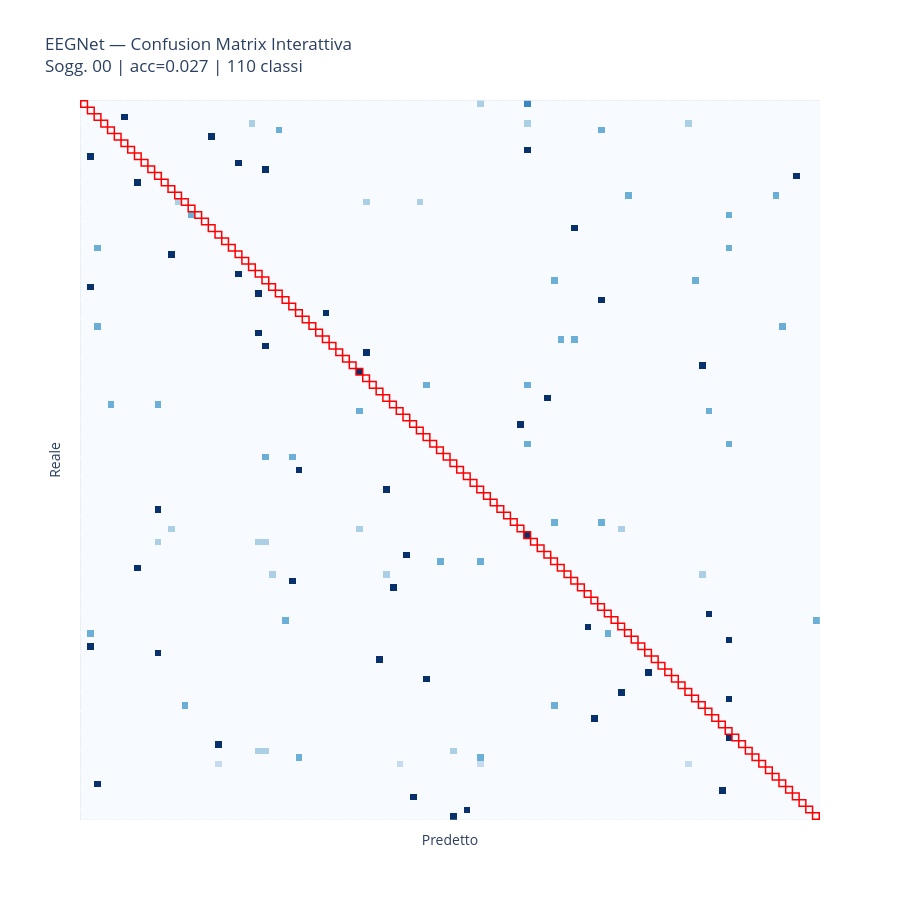

Notebook code cell kept with this figure:
### Code cell
# Confusion matrix del modello migliore
best_name = summary_ss.iloc[0]["model"]
best_subj = TEST_SUBJECTS[0]
ds_tr, ds_va, ds_te = make_subject_splits(meta, best_subj, labelid2cluster)
m_best = build_model(best_name, N_CLASSES)

m_best.load_state_dict(torch.load(trained_models[(best_subj, best_name)]))

res = evaluate(m_best, ds_te)

# Caricamento dizionario parole per mapping inverso
cnames = []
if _scheme == "raw110":
    # Su raw110, carichiamo le etichette dal file idx2label.json
    with open(project_root / "data" / "interim" / "idx2label.json", "r") as f:
         idx2label = json.load(f)
    cnames = [idx2label.get(str(i), str(i)) for i in range(N_CLASSES)]
else:
    cnames = [cluster_names[i] for i in range(N_CLASSES)]

# Forniamo esplicitamente le label possibili (0...N_CLASSES-1) a confusion_matrix
cm = confusion_matrix(res["y_true"], res["y_pred"], labels=list(range(N_CLASSES)))
cm_n = np.zeros_like(cm, dtype=float)
# Evitiamo divisioni per zero
row_sums = cm.sum(axis=1, keepdims=True)
mask = row_sums.squeeze() > 0
cm_n[mask] = cm[mask] / row_sums[mask]

if N_CLASSES > 20:
    import plotly.graph_objects as go
    
    # Crea una custom text matrix per l'hover testuale
    hover_text = []
    for i in range(N_CLASSES):
        hover_text.append([f"Reale: {cnames[i]}<br>Predetto: {cnames[j]}<br>Valore: {cm_n[i][j]:.3f} ({cm[i][j]} campioni)" for j in range(N_CLASSES)])

    fig = go.Figure(data=go.Heatmap(
        z=cm_n,
        x=cnames,
        y=cnames,
        hoverinfo="text",
        text=hover_text,
        colorscale='Blues',
        showscale=False
    ))

    # Aggiungi quadratini rossi sulla diagonale
    for i in range(N_CLASSES):
        fig.add_shape(
            type="rect",
            x0=i - 0.5, y0=i - 0.5,
            x1=i + 0.5, y1=i + 0.5,
            line=dict(color="red", width=1.5),
            fillcolor="rgba(0,0,0,0)"
        )

    fig.update_layout(
        title=f"{best_name} — Confusion Matrix Interattiva<br>Sogg. {best_subj:02d} | acc={res['acc']:.3f} | {N_CLASSES} classi",
        xaxis_title="Predetto",
        yaxis_title="Reale",
        width=900, height=900,
        xaxis=dict(showticklabels=False), # Nascondi label testuali assi per pulizia
        yaxis=dict(showticklabels=False, autorange="reversed") # Inverti Y per farla matchare plt
    )
    fig.show()
    
    # Salva comunque una versione statica ad alta risoluzione
    fig_static, ax = plt.subplots(figsize=(16, 14))
    sns.heatmap(cm_n, annot=False, cmap="Blues", xticklabels=False, yticklabels=False, ax=ax, cbar=False)
    import matplotlib.patches as patches
    for i in range(N_CLASSES):
        rect = patches.Rectangle((i, i), 1, 1, fill=False, edgecolor='red', lw=1.5, alpha=0.5)
        ax.add_patch(rect)
    ax.set_title(f"{best_name} — Confusion Matrix (Statica)\nSogg. {best_subj:02d} | acc={res['acc']:.3f} | {N_CLASSES} classi")
    plt.tight_layout()
    plt.savefig(project_root / "figures" / f"braindecode_{best_name}_cm.png", dpi=150)
    plt.close()
    print(f"Salvato frame statico in figures/braindecode_{best_name}_cm.png")

else:
    fig, ax = plt.subplots(figsize=(5, 4))
    sns.heatmap(cm_n, annot=True, fmt=".2f", cmap="Blues",
                xticklabels=cnames, yticklabels=cnames, ax=ax)
    ax.set_title(f"{best_name} — Confusion Matrix\nSogg. {best_subj:02d} | acc={res['acc']:.3f}")
    ax.set_xlabel("Predetto"); ax.set_ylabel("Reale")
    plt.tight_layout()
    plt.savefig(project_root / "figures" / f"braindecode_{best_name}_cm.png", dpi=150)
    plt.show()

### Figure 1 — Plotly figure (JSON) as saved in the notebook; plotly's stock layout.template omitted (floating-point values rounded to 4 significant figures; data arrays with more than 128 entries replaced by an {"elided": "..."} marker saying what was removed)
{"data": [{"colorscale": [[0, "rgb(247,251,255)"], [0.125, "rgb(222,235,247)"], [0.25, "rgb(198,219,239)"], [0.375, "rgb(158,202,225)"], [0.5, "rgb(107,174,214)"], [0.625, "rgb(66,146,198)"], [0.75, "rgb(33,113,181)"], [0.875, "rgb(8,81,156)"], [1, "rgb(8,48,107)"]], "hoverinfo": "text", "showscale": false, "text": {"elided": "110x110 str values"}, "type": "heatmap", "x": ["accendere", "acqua", "adesso", "aiuto", "amore", "anche", "andare", "anno", "ansia", "aprire", "arrivare", "aspettare", "avanti", "avere", "bagno", "bello", "bene", "bere", "bisogno", "brutto", "buono", "capire", "casa", "cattivo", "chiamare", "chiedere", "chiudere", "cibo", "come", "computer", "conoscere", "cosa", "dare", "destra", "dire", "dolore", "domanda", "domani", "donna", "dove", "dovere", "essere", "fare", "felicità", "forse", "gioia", "grande", "gruppo", "guerra", "idea", "ieri", "indietro", "io", "lavoro", "lei", "loro", "lui", "macchina", "male", "mangiare", "mano", "mettere", "mille", "molto", "morte", "no", "noi", "nuovo", "oggetto", "oggi", "oppure", "parte", "paura", "perchè", "persona", "però", "piccolo", "più", "poco", "poi", "potere", "prendere", "prima", "problema", "quando", "quello", "questo", "quindi", "riposo", "sapere", "se", "sempre", "sentire", "serenità", "si", "sinistra", "sopra", "sotto", "spegnere", "telefono", "tempo", "tristezza", "trovare", "tu", "uno", "uomo", "vecchio", "venire", "voi", "volere"], "y": ["accendere", "acqua", "adesso", "aiuto", "amore", "anche", "andare", "anno", "ansia", "aprire", "arrivare", "aspettare", "avanti", "avere", "bagno", "bello", "bene", "bere", "bisogno", "brutto", "buono", "capire", "casa", "cattivo", "chiamare", "chiedere", "chiudere", "cibo", "come", "computer", "conoscere", "cosa", "dare", "destra", "dire", "dolore", "domanda", "domani", "donna", "dove", "dovere", "essere", "fare", "felicità", "forse", "gioia", "grande", "gruppo", "guerra", "idea", "ieri", "indietro", "io", "lavoro", "lei", "loro", "lui", "macchina", "male", "mangiare", "mano", "mettere", "mille", "molto", "morte", "no", "noi", "nuovo", "oggetto", "oggi", "oppure", "parte", "paura", "perchè", "persona", "però", "piccolo", "più", "poco", "poi", "potere", "prendere", "prima", "problema", "quando", "quello", "questo", "quindi", "riposo", "sapere", "se", "sempre", "sentire", "serenità", "si", "sinistra", "sopra", "sotto", "spegnere", "telefono", "tempo", "tristezza", "trovare", "tu", "uno", "uomo", "vecchio", "venire", "voi", "volere"], "z": {"elided": "110x110 float values"}}], "layout": {"height": 900, "shapes": [{"fillcolor": "rgba(0,0,0,0)", "line": {"color": "red", "width": 1.5}, "type": "rect", "x0": -0.5, "x1": 0.5, "y0": -0.5, "y1": 0.5}, {"fillcolor": "rgba(0,0,0,0)", "line": {"color": "red", "width": 1.5}, "type": "rect", "x0": 0.5, "x1": 1.5, "y0": 0.5, "y1": 1.5}, {"fillcolor": "rgba(0,0,0,0)", "line": {"color": "red", "width": 1.5}, "type": "rect", "x0": 1.5, "x1": 2.5, "y0": 1.5, "y1": 2.5}, {"fillcolor": "rgba(0,0,0,0)", "line": {"color": "red", "width": 1.5}, "type": "rect", "x0": 2.5, "x1": 3.5, "y0": 2.5, "y1": 3.5}, {"fillcolor": "rgba(0,0,0,0)", "line": {"color": "red", "width": 1.5}, "type": "rect", "x0": 3.5, "x1": 4.5, "y0": 3.5, "y1": 4.5}, {"fillcolor": "rgba(0,0,0,0)", "line": {"color": "red", "width": 1.5}, "type": "rect", "x0": 4.5, "x1": 5.5, "y0": 4.5, "y1": 5.5}, {"fillcolor": "rgba(0,0,0,0)", "line": {"color": "red", "width": 1.5}, "type": "rect", "x0": 5.5, "x1": 6.5, "y0": 5.5, "y1": 6.5}, {"fillcolor": "rgba(0,0,0,0)", "line": {"color": "red", "width": 1.5}, "type": "rect", "x0": 6.5, "x1": 7.5, "y0": 6.5, "y1": 7.5}, {"fillcolor": "rgba(0,0,0,0)", "line": {"color": "red", "width": 1.5}, "type": "rect", "x0": 7.5, "x1": 8.5, "y0": 7.5, "y1": 8.5}, {"fillcolor": "rgba(0,0,0,0)", "line": {"color": "red", "width": 1.5}, "type": "rect", "x0": 8.5, "x1": 9.5, "y0": 8.5, "y1": 9.5}, {"fillcolor": "rgba(0,0,0,0)", "line": {"color": "red", "width": 1.5}, "type": "rect", "x0": 9.5, "x1": 10.5, "y0": 9.5, "y1": 10.5}, {"fillcolor": "rgba(0,0,0,0)", "line": {"color": "red", "width": 1.5}, "type": "rect", "x0": 10.5, "x1": 11.5, "y0": 10.5, "y1": 11.5}, {"fillcolor": "rgba(0,0,0,0)", "line": {"color": "red", "width": 1.5}, "type": "rect", "x0": 11.5, "x1": 12.5, "y0": 11.5, "y1": 12.5}, {"fillcolor": "rgba(0,0,0,0)", "line": {"color": "red", "width": 1.5}, "type": "rect", "x0": 12.5, "x1": 13.5, "y0": 12.5, "y1": 13.5}, {"fillcolor": "rgba(0,0,0,0)", "line": {"color": "red", "width": 1.5}, "type": "rect", "x0": 13.5, "x1": 14.5, "y0": 13.5, "y1": 14.5}, {"fillcolor": "rgba(0,0,0,0)", "line": {"color": "red", "width": 1.5}, "type": "rect", "x0": 14.5, "x1": 15.5, "y0": 14.5, "y1": 15.5}, {"fillcolor": "rgba(0,0,0,0)", "line": {"color": "red", "width": 1.5}, "type": "rect", "x0": 15.5, "x1": 16.5, "y0": 15.5, "y1": 16.5}, {"fillcolor": "rgba(0,0,0,0)", "line": {"color": "red", "width": 1.5}, "type": "rect", "x0": 16.5, "x1": 17.5, "y0": 16.5, "y1": 17.5}, {"fillcolor": "rgba(0,0,0,0)", "line": {"color": "red", "width": 1.5}, "type": "rect", "x0": 17.5, "x1": 18.5, "y0": 17.5, "y1": 18.5}, {"fillcolor": "rgba(0,0,0,0)", "line": {"color": "red", "width": 1.5}, "type": "rect", "x0": 18.5, "x1": 19.5, "y0": 18.5, "y1": 19.5}, {"fillcolor": "rgba(0,0,0,0)", "line": {"color": "red", "width": 1.5}, "type": "rect", "x0": 19.5, "x1": 20.5, "y0": 19.5, "y1": 20.5}, {"fillcolor": "rgba(0,0,0,0)", "line": {"color": "red", "width": 1.5}, "type": "rect", "x0": 20.5, "x1": 21.5, "y0": 20.5, "y1": 21.5}, {"fillcolor": "rgba(0,0,0,0)", "line": {"color": "red", "width": 1.5}, "type": "rect", "x0": 21.5, "x1": 22.5, "y0": 21.5, "y1": 22.5}, {"fillcolor": "rgba(0,0,0,0)", "line": {"color": "red", "width": 1.5}, "type": "rect", "x0": 22.5, "x1": 23.5, "y0": 22.5, "y1": 23.5}, {"fillcolor": "rgba(0,0,0,0)", "line": {"color": "red", "width": 1.5}, "type": "rect", "x0": 23.5, "x1": 24.5, "y0": 23.5, "y1": 24.5}, {"fillcolor": "rgba(0,0,0,0)", "line": {"color": "red", "width": 1.5}, "type": "rect", "x0": 24.5, "x1": 25.5, "y0": 24.5, "y1": 25.5}, {"fillcolor": "rgba(0,0,0,0)", "line": {"color": "red", "width": 1.5}, "type": "rect", "x0": 25.5, "x1": 26.5, "y0": 25.5, "y1": 26.5}, {"fillcolor": "rgba(0,0,0,0)", "line": {"color": "red", "width": 1.5}, "type": "rect", "x0": 26.5, "x1": 27.5, "y0": 26.5, "y1": 27.5}, {"fillcolor": "rgba(0,0,0,0)", "line": {"color": "red", "width": 1.5}, "type": "rect", "x0": 27.5, "x1": 28.5, "y0": 27.5, "y1": 28.5}, {"fillcolor": "rgba(0,0,0,0)", "line": {"color": "red", "width": 1.5}, "type": "rect", "x0": 28.5, "x1": 29.5, "y0": 28.5, "y1": 29.5}, {"fillcolor": "rgba(0,0,0,0)", "line": {"color": "red", "width": 1.5}, "type": "rect", "x0": 29.5, "x1": 30.5, "y0": 29.5, "y1": 30.5}, {"fillcolor": "rgba(0,0,0,0)", "line": {"color": "red", "width": 1.5}, "type": "rect", "x0": 30.5, "x1": 31.5, "y0": 30.5, "y1": 31.5}, {"fillcolor": "rgba(0,0,0,0)", "line": {"color": "red", "width": 1.5}, "type": "rect", "x0": 31.5, "x1": 32.5, "y0": 31.5, "y1": 32.5}, {"fillcolor": "rgba(0,0,0,0)", "line": {"color": "red", "width": 1.5}, "type": "rect", "x0": 32.5, "x1": 33.5, "y0": 32.5, "y1": 33.5}, {"fillcolor": "rgba(0,0,0,0)", "line": {"color": "red", "width": 1.5}, "type": "rect", "x0": 33.5, "x1": 34.5, "y0": 33.5, "y1": 34.5}, {"fillcolor": "rgba(0,0,0,0)", "line": {"color": "red", "width": 1.5}, "type": "rect", "x0": 34.5, "x1": 35.5, "y0": 34.5, "y1": 35.5}, {"fillcolor": "rgba(0,0,0,0)", "line": {"color": "red", "width": 1.5}, "type": "rect", "x0": 35.5, "x1": 36.5, "y0": 35.5, "y1": 36.5}, {"fillcolor": "rgba(0,0,0,0)", "line": {"color": "red", "width": 1.5}, "type": "rect", "x0": 36.5, "x1": 37.5, "y0": 36.5, "y1": 37.5}, {"fillcolor": "rgba(0,0,0,0)", "line": {"color": "red", "width": 1.5}, "type": "rect", "x0": 37.5, "x1": 38.5, "y0": 37.5, "y1": 38.5}, {"fillcolor": "rgba(0,0,0,0)", "line": {"color": "red", "width": 1.5}, "type": "rect", "x0": 38.5, "x1": 39.5, "y0": 38.5, "y1": 39.5}, {"fillcolor": "rgba(0,0,0,0)", "line": {"color": "red", "width": 1.5}, "type": "rect", "x0": 39.5, "x1": 40.5, "y0": 39.5, "y1": 40.5}, {"fillcolor": "rgba(0,0,0,0)", "line": {"color": "red", "width": 1.5}, "type": "rect", "x0": 40.5, "x1": 41.5, "y0": 40.5, "y1": 41.5}, {"fillcolor": "rgba(0,0,0,0)", "line": {"color": "red", "width": 1.5}, "type": "rect", "x0": 41.5, "x1": 42.5, "y0": 41.5, "y1": 42.5}, {"fillcolor": "rgba(0,0,0,0)", "line": {"color": "red", "width": 1.5}, "type": "rect", "x0": 42.5, "x1": 43.5, "y0": 42.5, "y1": 43.5}, {"fillcolor": "rgba(0,0,0,0)", "line": {"color": "red", "width": 1.5}, "type": "rect", "x0": 43.5, "x1": 44.5, "y0": 43.5, "y1": 44.5}, {"fillcolor": "rgba(0,0,0,0)", "line": {"color": "red", "width": 1.5}, "type": "rect", "x0": 44.5, "x1": 45.5, "y0": 44.5, "y1": 45.5}, {"fillcolor": "rgba(0,0,0,0)", "line": {"color": "red", "width": 1.5}, "type": "rect", "x0": 45.5, "x1": 46.5, "y0": 45.5, "y1": 46.5}, {"fillcolor": "rgba(0,0,0,0)", "line": {"color": "red", "width": 1.5}, "type": "rect", "x0": 46.5, "x1": 47.5, "y0": 46.5, "y1": 47.5}, {"fillcolor": "rgba(0,0,0,0)", "line": {"color": "red", "width": 1.5}, "type": "rect", "x0": 47.5, "x1": 48.5, "y0": 47.5, "y1": 48.5}, {"fillcolor": "rgba(0,0,0,0)", "line": {"color": "red", "width": 1.5}, "type": "rect", "x0": 48.5, "x1": 49.5, "y0": 48.5, "y1": 49.5}, {"fillcolor": "rgba(0,0,0,0)", "line": {"color": "red", "width": 1.5}, "type": "rect", "x0": 49.5, "x1": 50.5, "y0": 49.5, "y1": 50.5}, {"fillcolor": "rgba(0,0,0,0)", "line": {"color": "red", "width": 1.5}, "type": "rect", "x0": 50.5, "x1": 51.5, "y0": 50.5, "y1": 51.5}, {"fillcolor": "rgba(0,0,0,0)", "line": {"color": "red", "width": 1.5}, "type": "rect", "x0": 51.5, "x1": 52.5, "y0": 51.5, "y1": 52.5}, {"fillcolor": "rgba(0,0,0,0)", "line": {"color": "red", "width": 1.5}, "type": "rect", "x0": 52.5, "x1": 53.5, "y0": 52.5, "y1": 53.5}, {"fillcolor": "rgba(0,0,0,0)", "line": {"color": "red", "width": 1.5}, "type": "rect", "x0": 53.5, "x1": 54.5, "y0": 53.5, "y1": 54.5}, {"fillcolor": "rgba(0,0,0,0)", "line": {"color": "red", "width": 1.5}, "type": "rect", "x0": 54.5, "x1": 55.5, "y0": 54.5, "y1": 55.5}, {"fillcolor": "rgba(0,0,0,0)", "line": {"color": "red", "width": 1.5}, "type": "rect", "x0": 55.5, "x1": 56.5, "y0": 55.5, "y1": 56.5}, {"fillcolor": "rgba(0,0,0,0)", "line": {"color": "red", "width": 1.5}, "type": "rect", "x0": 56.5, "x1": 57.5, "y0": 56.5, "y1": 57.5}, {"fillcolor": "rgba(0,0,0,0)", "line": {"color": "red", "width": 1.5}, "type": "rect", "x0": 57.5, "x1": 58.5, "y0": 57.5, "y1": 58.5}, {"fillcolor": "rgba(0,0,0,0)", "line": {"color": "red", "width": 1.5}, "type": "rect", "x0": 58.5, "x1": 59.5, "y0": 58.5, "y1": 59.5}, {"fillcolor": "rgba(0,0,0,0)", "line": {"color": "red", "width": 1.5}, "type": "rect", "x0": 59.5, "x1": 60.5, "y0": 59.5, "y1": 60.5}, {"fillcolor": "rgba(0,0,0,0)", "line": {"color": "red", "width": 1.5}, "type": "rect", "x0": 60.5, "x1": 61.5, "y0": 60.5, "y1": 61.5}, {"fillcolor": "rgba(0,0,0,0)", "line": {"color": "red", "width": 1.5}, "type": "rect", "x0": 61.5, "x1": 62.5, "y0": 61.5, "y1": 62.5}, {"fillcolor": "rgba(0,0,0,0)", "line": {"color": "red", "width": 1.5}, "type": "rect", "x0": 62.5, "x1": 63.5, "y0": 62.5, "y1": 63.5}, {"fillcolor": "rgba(0,0,0,0)", "line": {"color": "red", "width": 1.5}, "type": "rect", "x0": 63.5, "x1": 64.5, "y0": 63.5, "y1": 64.5}, {"fillcolor": "rgba(0,0,0,0)", "line": {"color": "red", "width": 1.5}, "type": "rect", "x0": 64.5, "x1": 65.5, "y0": 64.5, "y1": 65.5}, {"fillcolor": "rgba(0,0,0,0)", "line": {"color": "red", "width": 1.5}, "type": "rect", "x0": 65.5, "x1": 66.5, "y0": 65.5, "y1": 66.5}, {"fillcolor": "rgba(0,0,0,0)", "line": {"color": "red", "width": 1.5}, "type": "rect", "x0": 66.5, "x1": 67.5, "y0": 66.5, "y1": 67.5}, {"fillcolor": "rgba(0,0,0,0)", "line": {"color": "red", "width": 1.5}, "type": "rect", "x0": 67.5, "x1": 68.5, "y0": 67.5, "y1": 68.5}, {"fillcolor": "rgba(0,0,0,0)", "line": {"color": "red", "width": 1.5}, "type": "rect", "x0": 68.5, "x1": 69.5, "y0": 68.5, "y1": 69.5}, {"fillcolor": "rgba(0,0,0,0)", "line": {"color": "red", "width": 1.5}, "type": "rect", "x0": 69.5, "x1": 70.5, "y0": 69.5, "y1": 70.5}, {"fillcolor": "rgba(0,0,0,0)", "line": {"color": "red", "width": 1.5}, "type": "rect", "x0": 70.5, "x1": 71.5, "y0": 70.5, "y1": 71.5}, {"fillcolor": "rgba(0,0,0,0)", "line": {"color": "red", "width": 1.5}, "type": "rect", "x0": 71.5, "x1": 72.5, "y0": 71.5, "y1": 72.5}, {"fillcolor": "rgba(0,0,0,0)", "line": {"color": "red", "width": 1.5}, "type": "rect", "x0": 72.5, "x1": 73.5, "y0": 72.5, "y1": 73.5}, {"fillcolor": "rgba(0,0,0,0)", "line": {"color": "red", "width": 1.5}, "type": "rect", "x0": 73.5, "x1": 74.5, "y0": 73.5, "y1": 74.5}, {"fillcolor": "rgba(0,0,0,0)", "line": {"color": "red", "width": 1.5}, "type": "rect", "x0": 74.5, "x1": 75.5, "y0": 74.5, "y1": 75.5}, {"fillcolor": "rgba(0,0,0,0)", "line": {"color": "red", "width": 1.5}, "type": "rect", "x0": 75.5, "x1": 76.5, "y0": 75.5, "y1": 76.5}, {"fillcolor": "rgba(0,0,0,0)", "line": {"color": "red", "width": 1.5}, "type": "rect", "x0": 76.5, "x1": 77.5, "y0": 76.5, "y1": 77.5}, {"fillcolor": "rgba(0,0,0,0)", "line": {"color": "red", "width": 1.5}, "type": "rect", "x0": 77.5, "x1": 78.5, "y0": 77.5, "y1": 78.5}, {"fillcolor": "rgba(0,0,0,0)", "line": {"color": "red", "width": 1.5}, "type": "rect", "x0": 78.5, "x1": 79.5, "y0": 78.5, "y1": 79.5}, {"fillcolor": "rgba(0,0,0,0)", "line": {"color": "red", "width": 1.5}, "type": "rect", "x0": 79.5, "x1": 80.5, "y0": 79.5, "y1": 80.5}, {"fillcolor": "rgba(0,0,0,0)", "line": {"color": "red", "width": 1.5}, "type": "rect", "x0": 80.5, "x1": 81.5, "y0": 80.5, "y1": 81.5}, {"fillcolor": "rgba(0,0,0,0)", "line": {"color": "red", "width": 1.5}, "type": "rect", "x0": 81.5, "x1": 82.5, "y0": 81.5, "y1": 82.5}, {"fillcolor": "rgba(0,0,0,0)", "line": {"color": "red", "width": 1.5}, "type": "rect", "x0": 82.5, "x1": 83.5, "y0": 82.5, "y1": 83.5}, {"fillcolor": "rgba(0,0,0,0)", "line": {"color": "red", "width": 1.5}, "type": "rect", "x0": 83.5, "x1": 84.5, "y0": 83.5, "y1": 84.5}, {"fillcolor": "rgba(0,0,0,0)", "line": {"color": "red", "width": 1.5}, "type": "rect", "x0": 84.5, "x1": 85.5, "y0": 84.5, "y1": 85.5}, {"fillcolor": "rgba(0,0,0,0)", "line": {"color": "red", "width": 1.5}, "type": "rect", "x0": 85.5, "x1": 86.5, "y0": 85.5, "y1": 86.5}, {"fillcolor": "rgba(0,0,0,0)", "line": {"color": "red", "width": 1.5}, "type": "rect", "x0": 86.5, "x1": 87.5, "y0": 86.5, "y1": 87.5}, {"fillcolor": "rgba(0,0,0,0)", "line": {"color": "red", "width": 1.5}, "type": "rect", "x0": 87.5, "x1": 88.5, "y0": 87.5, "y1": 88.5}, {"fillcolor": "rgba(0,0,0,0)", "line": {"color": "red", "width": 1.5}, "type": "rect", "x0": 88.5, "x1": 89.5, "y0": 88.5, "y1": 89.5}, {"fillcolor": "rgba(0,0,0,0)", "line": {"color": "red", "width": 1.5}, "type": "rect", "x0": 89.5, "x1": 90.5, "y0": 89.5, "y1": 90.5}, {"fillcolor": "rgba(0,0,0,0)", "line": {"color": "red", "width": 1.5}, "type": "rect", "x0": 90.5, "x1": 91.5, "y0": 90.5, "y1": 91.5}, {"fillcolor": "rgba(0,0,0,0)", "line": {"color": "red", "width": 1.5}, "type": "rect", "x0": 91.5, "x1": 92.5, "y0": 91.5, "y1": 92.5}, {"fillcolor": "rgba(0,0,0,0)", "line": {"color": "red", "width": 1.5}, "type": "rect", "x0": 92.5, "x1": 93.5, "y0": 92.5, "y1": 93.5}, {"fillcolor": "rgba(0,0,0,0)", "line": {"color": "red", "width": 1.5}, "type": "rect", "x0": 93.5, "x1": 94.5, "y0": 93.5, "y1": 94.5}, {"fillcolor": "rgba(0,0,0,0)", "line": {"color": "red", "width": 1.5}, "type": "rect", "x0": 94.5, "x1": 95.5, "y0": 94.5, "y1": 95.5}, {"fillcolor": "rgba(0,0,0,0)", "line": {"color": "red", "width": 1.5}, "type": "rect", "x0": 95.5, "x1": 96.5, "y0": 95.5, "y1": 96.5}, {"fillcolor": "rgba(0,0,0,0)", "line": {"color": "red", "width": 1.5}, "type": "rect", "x0": 96.5, "x1": 97.5, "y0": 96.5, "y1": 97.5}, {"fillcolor": "rgba(0,0,0,0)", "line": {"color": "red", "width": 1.5}, "type": "rect", "x0": 97.5, "x1": 98.5, "y0": 97.5, "y1": 98.5}, {"fillcolor": "rgba(0,0,0,0)", "line": {"color": "red", "width": 1.5}, "type": "rect", "x0": 98.5, "x1": 99.5, "y0": 98.5, "y1": 99.5}, {"fillcolor": "rgba(0,0,0,0)", "line": {"color": "red", "width": 1.5}, "type": "rect", "x0": 99.5, "x1": 100.5, "y0": 99.5, "y1": 100.5}, {"fillcolor": "rgba(0,0,0,0)", "line": {"color": "red", "width": 1.5}, "type": "rect", "x0": 100.5, "x1": 101.5, "y0": 100.5, "y1": 101.5}, {"fillcolor": "rgba(0,0,0,0)", "line": {"color": "red", "width": 1.5}, "type": "rect", "x0": 101.5, "x1": 102.5, "y0": 101.5, "y1": 102.5}, {"fillcolor": "rgba(0,0,0,0)", "line": {"color": "red", "width": 1.5}, "type": "rect", "x0": 102.5, "x1": 103.5, "y0": 102.5, "y1": 103.5}, {"fillcolor": "rgba(0,0,0,0)", "line": {"color": "red", "width": 1.5}, "type": "rect", "x0": 103.5, "x1": 104.5, "y0": 103.5, "y1": 104.5}, {"fillcolor": "rgba(0,0,0,0)", "line": {"color": "red", "width": 1.5}, "type": "rect", "x0": 104.5, "x1": 105.5, "y0": 104.5, "y1": 105.5}, {"fillcolor": "rgba(0,0,0,0)", "line": {"color": "red", "width": 1.5}, "type": "rect", "x0": 105.5, "x1": 106.5, "y0": 105.5, "y1": 106.5}, {"fillcolor": "rgba(0,0,0,0)", "line": {"color": "red", "width": 1.5}, "type": "rect", "x0": 106.5, "x1": 107.5, "y0": 106.5, "y1": 107.5}, {"fillcolor": "rgba(0,0,0,0)", "line": {"color": "red", "width": 1.5}, "type": "rect", "x0": 107.5, "x1": 108.5, "y0": 107.5, "y1": 108.5}, {"fillcolor": "rgba(0,0,0,0)", "line": {"color": "red", "width": 1.5}, "type": "rect", "x0": 108.5, "x1": 109.5, "y0": 108.5, "y1": 109.5}], "title": {"text": "EEGNet — Confusion Matrix Interattiva<br>Sogg. 00 | acc=0.027 | 110 classi"}, "width": 900, "xaxis": {"showticklabels": false, "title": {"text": "Predetto"}}, "yaxis": {"autorange": "reversed", "showticklabels": false, "title": {"text": "Reale"}}}}
